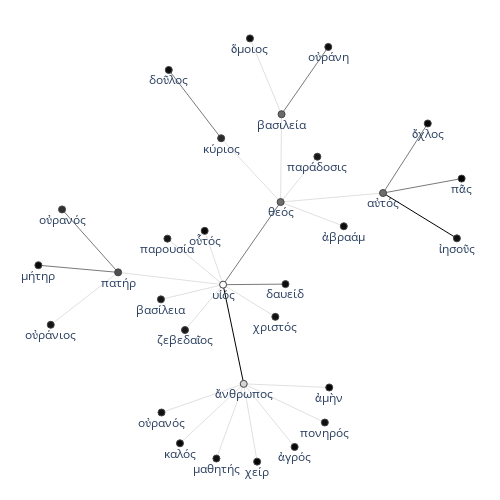

The notebook cell this image was saved under:
### Code cell
configure_plotly_browser_state()
ego_network_standard(LG_data_cleaned, "nouns_and_adjs", "Matthew", 'θεός', "online", "2D") # "θεός"

### Figure 1 — Plotly figure (JSON) as saved in the notebook; plotly's stock layout.template omitted (floating-point values rounded to 4 significant figures)
{"data": [{"y": [-0.08924, -0.5279, null, 0.3161, 0.1156, null], "x": [-0.1087, -0.01998, null, 0.5788, 0.8963, null], "line": {"color": "#000000", "width": 1}, "type": "scatter", "mode": "lines"}, {"y": [-0.08924, -0.08678, null, -0.08924, 0.2761, null, 0.3161, 0.3799, null, 0.3161, 0.6236, null, 0.6646, 0.9623, null, 0.2436, -0.0348, null, -0.0348, -0.003212, null, 0.5583, 0.8602, null], "x": [-0.1087, 0.1595, null, -0.1087, 0.1385, null, 0.5788, 0.9166, null, 0.5788, 0.771, null, 0.1426, 0.3435, null, -0.8008, -0.5599, null, -0.5599, -0.9026, null, -0.117, -0.3422, null], "line": {"color": "#404040", "width": 0.7}, "type": "scatter", "mode": "lines"}, {"y": [-0.08924, -0.0348, null, -0.08924, -0.2897, null, -0.08924, -0.2316, null, -0.08924, 0.1487, null, -0.08924, -0.1543, null, -0.08924, 0.1143, null, -0.5279, -0.8718, null, -0.5279, -0.8069, null, -0.5279, -0.7908, null, -0.5279, -0.8581, null, -0.5279, -0.6546, null, -0.5279, -0.5439, null, -0.5279, -0.6989, null, 0.3161, 0.2761, null, 0.6646, 1, null, 0.6646, 0.2761, null, 0.2761, 0.169, null, 0.2761, 0.5583, null, 0.2761, 0.4768, null, -0.0348, -0.2666, null], "x": [-0.1087, -0.5599, null, -0.1087, -0.2723, null, -0.1087, 0.116, null, -0.1087, -0.1878, null, -0.1087, -0.3757, null, -0.1087, -0.3479, null, -0.01998, 0.03762, null, -0.01998, 0.1988, null, -0.01998, -0.2939, null, -0.01998, -0.1373, null, -0.01998, -0.3734, null, -0.01998, 0.3476, null, -0.01998, 0.3287, null, 0.5788, 0.1385, null, 0.1426, 0.006833, null, 0.1426, 0.1385, null, 0.1385, 0.4102, null, 0.1385, -0.117, null, 0.1385, 0.2966, null, -0.5599, -0.8494, null], "line": {"color": "#C0C0C0", "width": 0.5}, "type": "scatter", "mode": "lines"}, {"textposition": "bottom center", "text": ["υἱός", "ἄνθρωπος", "αὐτός", "ἰησοῦς", "βασιλεία", "οὐράνη", "μαθητής", "πᾶς", "δαυείδ", "θεός", "οὐρανός", "πατήρ", "κύριος", "ὄχλος", "οὐρανός", "δοῦλος", "μήτηρ", "οὐράνιος", "καλός", "ὅμοιος", "χείρ", "ἀγρός", "βασίλεια", "πονηρός", "ἀμὴν", "ζεβεδαῖος", "χριστός", "ἀβραάμ", "οὗτός", "παράδοσις", "παρουσία"], "hovertext": ["73", "54", "28", "7", "27", "6", "7", "3", "6", "28", "14", "20", "13", "5", "7", "6", "5", "8", "5", "6", "4", "5", "8", "7", "4", "9", "7", "6", "5", "9", "8"], "y": [-0.08924, -0.5279, 0.3161, 0.1156, 0.6646, 0.9623, -0.8581, 0.3799, -0.08678, 0.2761, 0.2436, -0.0348, 0.5583, 0.6236, -0.6546, 0.8602, -0.003212, -0.2666, -0.7908, 1, -0.8718, -0.8069, -0.1543, -0.6989, -0.5439, -0.2897, -0.2316, 0.169, 0.1487, 0.4768, 0.1143], "mode": "markers+text", "hoverinfo": "text", "marker": {"reversescale": true, "colorscale": [[0, "rgb(255,255,255)"], [0.125, "rgb(240,240,240)"], [0.25, "rgb(217,217,217)"], [0.375, "rgb(189,189,189)"], [0.5, "rgb(150,150,150)"], [0.625, "rgb(115,115,115)"], [0.75, "rgb(82,82,82)"], [0.875, "rgb(37,37,37)"], [1, "rgb(0,0,0)"]], "color": [73, 54, 28, 7, 27, 6, 7, 3, 6, 28, 14, 20, 13, 5, 7, 6, 5, 8, 5, 6, 4, 5, 8, 7, 4, 9, 7, 6, 5, 9, 8], "colorbar": {"title": {"text": "degree", "side": "right"}, "xanchor": "left", "thickness": 15}, "showscale": false, "line": {"width": 1}, "size": 7}, "x": [-0.1087, -0.01998, 0.5788, 0.8963, 0.1426, 0.3435, -0.1373, 0.9166, 0.1595, 0.1385, -0.8008, -0.5599, -0.117, 0.771, -0.3734, -0.3422, -0.9026, -0.8494, -0.2939, 0.006833, 0.03762, 0.1988, -0.3757, 0.3287, 0.3476, -0.2723, 0.116, 0.4102, -0.1878, 0.2966, -0.3479], "type": "scatter"}, {"opacity": 0, "text": ["32", "10", "9", "5", "4", "3", "3", "3", "3", "5", "5", "4", "4", "4", "3", "3", "20", "8", "8", "3", "17", "6", "4", "3", "3", "3", "9", "8", "7", "8"], "y": [-0.3086, -0.08801, 0.09342, -0.06202, -0.1895, -0.1604, 0.02972, -0.1217, 0.01254, -0.6999, -0.6674, -0.6593, -0.693, -0.5912, -0.5359, -0.6134, 0.2158, 0.348, 0.4699, 0.2961, 0.8134, 0.8323, 0.4703, 0.2225, 0.4172, 0.3764, 0.1044, -0.01901, -0.1507, 0.7093], "mode": "markers", "hoverinfo": "text", "marker": {"opacity": 0}, "x": [-0.06433, 0.02541, 0.01493, -0.3343, -0.1905, 0.003635, -0.1482, -0.2422, -0.2283, 0.008821, 0.08939, -0.157, -0.07866, -0.1967, 0.1638, 0.1543, 0.7375, 0.7477, 0.6749, 0.3587, 0.2431, 0.07474, 0.1406, 0.2744, 0.01075, 0.2176, -0.6803, -0.7312, -0.7046, -0.2296], "type": "scatter"}], "layout": {"autosize": false, "xaxis": {"zeroline": false, "showticklabels": false, "showgrid": false}, "title": {"font": {"size": 16}}, "plot_bgcolor": "rgba(0,0,0,0)", "yaxis": {"zeroline": false, "showticklabels": false, "showgrid": false}, "showlegend": false, "height": 500, "width": 500, "hovermode": "closest", "margin": {"r": 10, "b": 10, "l": 10, "t": 10}}}
